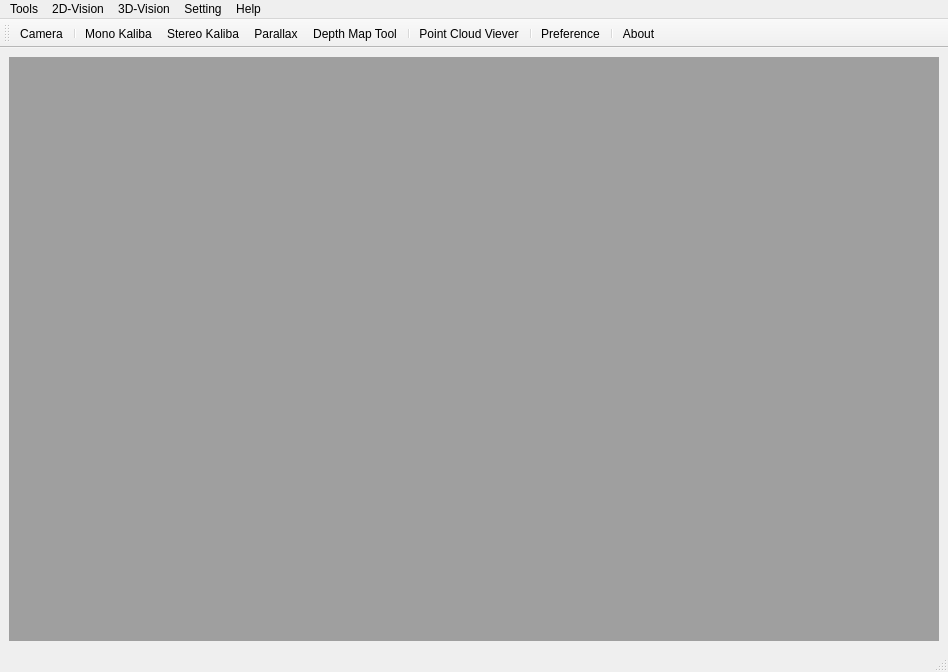
<?xml version="1.0" encoding="UTF-8"?>
<ui version="4.0">
 <class>MainWindow</class>
 <widget class="QMainWindow" name="MainWindow">
  <property name="geometry">
   <rect>
    <x>0</x>
    <y>0</y>
    <width>948</width>
    <height>672</height>
   </rect>
  </property>
  <property name="windowTitle">
   <string>EvisionLight</string>
  </property>
  <widget class="QWidget" name="centralwidget">
   <layout class="QGridLayout" name="gridLayout">
    <item row="0" column="0">
     <widget class="QMdiArea" name="mdiArea"/>
    </item>
   </layout>
  </widget>
  <widget class="QStatusBar" name="statusbar"/>
  <widget class="QMenuBar" name="menubar">
   <property name="geometry">
    <rect>
     <x>0</x>
     <y>0</y>
     <width>948</width>
     <height>23</height>
    </rect>
   </property>
   <widget class="QMenu" name="menu">
    <property name="title">
     <string>Tools</string>
    </property>
    <addaction name="actionCamera"/>
   </widget>
   <widget class="QMenu" name="menu_2">
    <property name="title">
     <string>2D-Vision</string>
    </property>
    <addaction name="actionMono_kaliba"/>
    <addaction name="actionStereo_kaliba"/>
    <addaction name="actionParallax"/>
    <addaction name="actionDepth_map"/>
   </widget>
   <widget class="QMenu" name="menu_3">
    <property name="title">
     <string>3D-Vision</string>
    </property>
    <addaction name="actionPoint_Cloud_Viever"/>
   </widget>
   <widget class="QMenu" name="menuHelp">
    <property name="title">
     <string>Help</string>
    </property>
    <addaction name="actionAbout"/>
   </widget>
   <widget class="QMenu" name="menuSetting">
    <property name="title">
     <string>Setting</string>
    </property>
    <addaction name="actionPreference"/>
   </widget>
   <addaction name="menu"/>
   <addaction name="menu_2"/>
   <addaction name="menu_3"/>
   <addaction name="menuSetting"/>
   <addaction name="menuHelp"/>
  </widget>
  <widget class="QToolBar" name="toolBar">
   <property name="windowTitle">
    <string>toolBar</string>
   </property>
   <attribute name="toolBarArea">
    <enum>TopToolBarArea</enum>
   </attribute>
   <attribute name="toolBarBreak">
    <bool>false</bool>
   </attribute>
   <addaction name="actionCamera"/>
   <addaction name="separator"/>
   <addaction name="actionMono_kaliba"/>
   <addaction name="actionStereo_kaliba"/>
   <addaction name="actionParallax"/>
   <addaction name="actionDepth_map"/>
   <addaction name="separator"/>
   <addaction name="actionPoint_Cloud_Viever"/>
   <addaction name="separator"/>
   <addaction name="actionPreference"/>
   <addaction name="separator"/>
   <addaction name="actionAbout"/>
  </widget>
  <action name="actionCamera">
   <property name="icon">
    <iconset>
     <normaloff>:/sandbox/resources/camera.ico</normaloff>:/sandbox/resources/camera.ico</iconset>
   </property>
   <property name="text">
    <string>Camera</string>
   </property>
  </action>
  <action name="actionMono_kaliba">
   <property name="icon">
    <iconset>
     <normaloff>:/sandbox/resources/MonoKaliba.ico</normaloff>:/sandbox/resources/MonoKaliba.ico</iconset>
   </property>
   <property name="text">
    <string>Mono Kaliba</string>
   </property>
  </action>
  <action name="actionStereo_kaliba">
   <property name="icon">
    <iconset>
     <normaloff>:/sandbox/resources/StereoKaliba.ico</normaloff>:/sandbox/resources/StereoKaliba.ico</iconset>
   </property>
   <property name="text">
    <string>Stereo Kaliba</string>
   </property>
  </action>
  <action name="actionParallax">
   <property name="icon">
    <iconset>
     <normaloff>:/sandbox/resources/Parallax.ico</normaloff>:/sandbox/resources/Parallax.ico</iconset>
   </property>
   <property name="text">
    <string>Parallax</string>
   </property>
  </action>
  <action name="actionDepth_map">
   <property name="icon">
    <iconset>
     <normaloff>:/sandbox/resources/Heatmap.ico</normaloff>:/sandbox/resources/Heatmap.ico</iconset>
   </property>
   <property name="text">
    <string>Depth Map Tool</string>
   </property>
  </action>
  <action name="actionPoint_Cloud_Viever">
   <property name="icon">
    <iconset>
     <normaloff>:/sandbox/resources/CloudViewer.ico</normaloff>:/sandbox/resources/CloudViewer.ico</iconset>
   </property>
   <property name="text">
    <string>Point Cloud Viever</string>
   </property>
  </action>
  <action name="actionAbout">
   <property name="icon">
    <iconset>
     <normaloff>:/sandbox/resources/About.ico</normaloff>:/sandbox/resources/About.ico</iconset>
   </property>
   <property name="text">
    <string>About</string>
   </property>
  </action>
  <action name="actionPreference">
   <property name="icon">
    <iconset>
     <normaloff>:/sandbox/resources/Settings.ico</normaloff>:/sandbox/resources/Settings.ico</iconset>
   </property>
   <property name="text">
    <string>Preference</string>
   </property>
  </action>
 </widget>
 <resources>
  <include location="ui.resProxy.qrc"/>
 </resources>
 <connections>
  <connection>
   <sender>actionCamera</sender>
   <signal>triggered()</signal>
   <receiver>MainWindow</receiver>
   <slot>on_open_camera_view()</slot>
   <hints>
    <hint type="sourcelabel">
     <x>-1</x>
     <y>-1</y>
    </hint>
    <hint type="destinationlabel">
     <x>520</x>
     <y>341</y>
    </hint>
   </hints>
  </connection>
 </connections>
 <slots>
  <slot>on_open_camera_view()</slot>
 </slots>
</ui>
